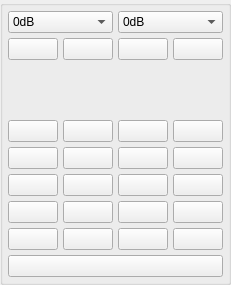
    <widget class="QGroupBox" name="groupBox_3">
     <property name="title">
      <string/>
     </property>
     <layout class="QGridLayout" name="gridLayout">
      <property name="leftMargin">
       <number>5</number>
      </property>
      <property name="topMargin">
       <number>5</number>
      </property>
      <property name="rightMargin">
       <number>5</number>
      </property>
      <property name="bottomMargin">
       <number>5</number>
      </property>
      <property name="spacing">
       <number>5</number>
      </property>
      <item row="0" column="0" colspan="2">
       <widget class="QComboBox" name="micgain_1">
        <property name="minimumSize">
         <size>
          <width>0</width>
          <height>1</height>
         </size>
        </property>
        <property name="focusPolicy">
         <enum>Qt::NoFocus</enum>
        </property>
        <item>
         <property name="text">
          <string>0dB</string>
         </property>
        </item>
        <item>
         <property name="text">
          <string>8dB</string>
         </property>
        </item>
        <item>
         <property name="text">
          <string>12dB</string>
         </property>
        </item>
        <item>
         <property name="text">
          <string>15dB</string>
         </property>
        </item>
        <item>
         <property name="text">
          <string>18dB</string>
         </property>
        </item>
        <item>
         <property name="text">
          <string>24dB</string>
         </property>
        </item>
        <item>
         <property name="text">
          <string>30dB</string>
         </property>
        </item>
        <item>
         <property name="text">
          <string>36dB</string>
         </property>
        </item>
       </widget>
      </item>
      <item row="0" column="2" colspan="2">
       <widget class="QComboBox" name="micgain_2">
        <property name="minimumSize">
         <size>
          <width>0</width>
          <height>1</height>
         </size>
        </property>
        <property name="focusPolicy">
         <enum>Qt::NoFocus</enum>
        </property>
        <item>
         <property name="text">
          <string>0dB</string>
         </property>
        </item>
        <item>
         <property name="text">
          <string>8dB</string>
         </property>
        </item>
        <item>
         <property name="text">
          <string>12dB</string>
         </property>
        </item>
        <item>
         <property name="text">
          <string>15dB</string>
         </property>
        </item>
        <item>
         <property name="text">
          <string>18dB</string>
         </property>
        </item>
        <item>
         <property name="text">
          <string>24dB</string>
         </property>
        </item>
        <item>
         <property name="text">
          <string>30dB</string>
         </property>
        </item>
        <item>
         <property name="text">
          <string>36dB</string>
         </property>
        </item>
       </widget>
      </item>
      <item row="1" column="0">
       <widget class="QPushButton" name="micphantom_1">
        <property name="minimumSize">
         <size>
          <width>0</width>
          <height>1</height>
         </size>
        </property>
        <property name="focusPolicy">
         <enum>Qt::NoFocus</enum>
        </property>
        <property name="text">
         <string/>
        </property>
        <property name="checkable">
         <bool>true</bool>
        </property>
       </widget>
      </item>
      <item row="1" column="1">
       <widget class="QPushButton" name="micphantom_2">
        <property name="minimumSize">
         <size>
          <width>0</width>
          <height>1</height>
         </size>
        </property>
        <property name="focusPolicy">
         <enum>Qt::NoFocus</enum>
        </property>
        <property name="text">
         <string/>
        </property>
        <property name="checkable">
         <bool>true</bool>
        </property>
       </widget>
      </item>
      <item row="1" column="2">
       <widget class="QPushButton" name="micphantom_3">
        <property name="minimumSize">
         <size>
          <width>0</width>
          <height>1</height>
         </size>
        </property>
        <property name="focusPolicy">
         <enum>Qt::NoFocus</enum>
        </property>
        <property name="text">
         <string/>
        </property>
        <property name="checkable">
         <bool>true</bool>
        </property>
       </widget>
      </item>
      <item row="1" column="3">
       <widget class="QPushButton" name="micphantom_4">
        <property name="minimumSize">
         <size>
          <width>0</width>
          <height>1</height>
         </size>
        </property>
        <property name="focusPolicy">
         <enum>Qt::NoFocus</enum>
        </property>
        <property name="text">
         <string/>
        </property>
        <property name="checkable">
         <bool>true</bool>
        </property>
       </widget>
      </item>
      <item row="3" column="0">
       <widget class="QPushButton" name="AIn1_Channel_Mute">
        <property name="minimumSize">
         <size>
          <width>0</width>
          <height>1</height>
         </size>
        </property>
        <property name="focusPolicy">
         <enum>Qt::NoFocus</enum>
        </property>
        <property name="text">
         <string/>
        </property>
        <property name="checkable">
         <bool>true</bool>
        </property>
       </widget>
      </item>
      <item row="3" column="1">
       <widget class="QPushButton" name="AIn2_Channel_Mute">
        <property name="minimumSize">
         <size>
          <width>0</width>
          <height>1</height>
         </size>
        </property>
        <property name="focusPolicy">
         <enum>Qt::NoFocus</enum>
        </property>
        <property name="text">
         <string/>
        </property>
        <property name="checkable">
         <bool>true</bool>
        </property>
       </widget>
      </item>
      <item row="3" column="2">
       <widget class="QPushButton" name="AIn3_Channel_Mute">
        <property name="minimumSize">
         <size>
          <width>0</width>
          <height>1</height>
         </size>
        </property>
        <property name="focusPolicy">
         <enum>Qt::NoFocus</enum>
        </property>
        <property name="text">
         <string/>
        </property>
        <property name="checkable">
         <bool>true</bool>
        </property>
       </widget>
      </item>
      <item row="3" column="3">
       <widget class="QPushButton" name="AIn4_Channel_Mute">
        <property name="minimumSize">
         <size>
          <width>0</width>
          <height>1</height>
         </size>
        </property>
        <property name="focusPolicy">
         <enum>Qt::NoFocus</enum>
        </property>
        <property name="text">
         <string/>
        </property>
        <property name="checkable">
         <bool>true</bool>
        </property>
       </widget>
      </item>
      <item row="4" column="0">
       <widget class="QPushButton" name="xover_1">
        <property name="minimumSize">
         <size>
          <width>0</width>
          <height>1</height>
         </size>
        </property>
        <property name="focusPolicy">
         <enum>Qt::NoFocus</enum>
        </property>
        <property name="text">
         <string/>
        </property>
       </widget>
      </item>
      <item row="4" column="1">
       <widget class="QPushButton" name="xover_2">
        <property name="minimumSize">
         <size>
          <width>0</width>
          <height>1</height>
         </size>
        </property>
        <property name="focusPolicy">
         <enum>Qt::NoFocus</enum>
        </property>
        <property name="text">
         <string/>
        </property>
       </widget>
      </item>
      <item row="4" column="2">
       <widget class="QPushButton" name="xover_3">
        <property name="minimumSize">
         <size>
          <width>0</width>
          <height>1</height>
         </size>
        </property>
        <property name="focusPolicy">
         <enum>Qt::NoFocus</enum>
        </property>
        <property name="text">
         <string/>
        </property>
       </widget>
      </item>
      <item row="4" column="3">
       <widget class="QPushButton" name="xover_4">
        <property name="minimumSize">
         <size>
          <width>0</width>
          <height>1</height>
         </size>
        </property>
        <property name="focusPolicy">
         <enum>Qt::NoFocus</enum>
        </property>
        <property name="text">
         <string/>
        </property>
       </widget>
      </item>
      <item row="5" column="0">
       <widget class="QPushButton" name="dyn_1">
        <property name="minimumSize">
         <size>
          <width>0</width>
          <height>1</height>
         </size>
        </property>
        <property name="focusPolicy">
         <enum>Qt::NoFocus</enum>
        </property>
        <property name="text">
         <string/>
        </property>
       </widget>
      </item>
      <item row="5" column="1">
       <widget class="QPushButton" name="dyn_2">
        <property name="minimumSize">
         <size>
          <width>0</width>
          <height>1</height>
         </size>
        </property>
        <property name="focusPolicy">
         <enum>Qt::NoFocus</enum>
        </property>
        <property name="text">
         <string/>
        </property>
       </widget>
      </item>
      <item row="5" column="2">
       <widget class="QPushButton" name="dyn_3">
        <property name="minimumSize">
         <size>
          <width>0</width>
          <height>1</height>
         </size>
        </property>
        <property name="focusPolicy">
         <enum>Qt::NoFocus</enum>
        </property>
        <property name="text">
         <string/>
        </property>
       </widget>
      </item>
      <item row="5" column="3">
       <widget class="QPushButton" name="dyn_4">
        <property name="minimumSize">
         <size>
          <width>0</width>
          <height>1</height>
         </size>
        </property>
        <property name="focusPolicy">
         <enum>Qt::NoFocus</enum>
        </property>
        <property name="text">
         <string/>
        </property>
       </widget>
      </item>
      <item row="6" column="0">
       <widget class="QPushButton" name="eq_1">
        <property name="minimumSize">
         <size>
          <width>0</width>
          <height>1</height>
         </size>
        </property>
        <property name="focusPolicy">
         <enum>Qt::NoFocus</enum>
        </property>
        <property name="text">
         <string/>
        </property>
       </widget>
      </item>
      <item row="6" column="1">
       <widget class="QPushButton" name="eq_2">
        <property name="minimumSize">
         <size>
          <width>0</width>
          <height>1</height>
         </size>
        </property>
        <property name="focusPolicy">
         <enum>Qt::NoFocus</enum>
        </property>
        <property name="text">
         <string/>
        </property>
       </widget>
      </item>
      <item row="6" column="2">
       <widget class="QPushButton" name="eq_3">
        <property name="minimumSize">
         <size>
          <width>0</width>
          <height>1</height>
         </size>
        </property>
        <property name="focusPolicy">
         <enum>Qt::NoFocus</enum>
        </property>
        <property name="text">
         <string/>
        </property>
       </widget>
      </item>
      <item row="6" column="3">
       <widget class="QPushButton" name="eq_4">
        <property name="minimumSize">
         <size>
          <width>0</width>
          <height>1</height>
         </size>
        </property>
        <property name="focusPolicy">
         <enum>Qt::NoFocus</enum>
        </property>
        <property name="text">
         <string/>
        </property>
       </widget>
      </item>
      <item row="7" column="0">
       <widget class="QPushButton" name="phase_1">
        <property name="minimumSize">
         <size>
          <width>0</width>
          <height>1</height>
         </size>
        </property>
        <property name="focusPolicy">
         <enum>Qt::NoFocus</enum>
        </property>
        <property name="text">
         <string/>
        </property>
        <property name="checkable">
         <bool>true</bool>
        </property>
       </widget>
      </item>
      <item row="7" column="1">
       <widget class="QPushButton" name="phase_2">
        <property name="minimumSize">
         <size>
          <width>0</width>
          <height>1</height>
         </size>
        </property>
        <property name="focusPolicy">
         <enum>Qt::NoFocus</enum>
        </property>
        <property name="text">
         <string/>
        </property>
        <property name="checkable">
         <bool>true</bool>
        </property>
       </widget>
      </item>
      <item row="7" column="2">
       <widget class="QPushButton" name="phase_3">
        <property name="minimumSize">
         <size>
          <width>0</width>
          <height>1</height>
         </size>
        </property>
        <property name="focusPolicy">
         <enum>Qt::NoFocus</enum>
        </property>
        <property name="text">
         <string/>
        </property>
        <property name="checkable">
         <bool>true</bool>
        </property>
       </widget>
      </item>
      <item row="7" column="3">
       <widget class="QPushButton" name="phase_4">
        <property name="minimumSize">
         <size>
          <width>0</width>
          <height>1</height>
         </size>
        </property>
        <property name="focusPolicy">
         <enum>Qt::NoFocus</enum>
        </property>
        <property name="text">
         <string/>
        </property>
        <property name="checkable">
         <bool>true</bool>
        </property>
       </widget>
      </item>
      <item row="8" column="0" colspan="4">
       <widget class="QPushButton" name="Mixer">
        <property name="minimumSize">
         <size>
          <width>0</width>
          <height>1</height>
         </size>
        </property>
        <property name="focusPolicy">
         <enum>Qt::NoFocus</enum>
        </property>
        <property name="text">
         <string/>
        </property>
       </widget>
      </item>
      <item row="2" column="0">
       <widget class="ConfigGainWidget" name="gain_1" native="true">
        <property name="minimumSize">
         <size>
          <width>50</width>
          <height>50</height>
         </size>
        </property>
        <property name="MaxValue" stdset="0">
         <double>12.000000000000000</double>
        </property>
        <property name="MinValue" stdset="0">
         <double>-60.000000000000000</double>
        </property>
       </widget>
      </item>
      <item row="2" column="1">
       <widget class="ConfigGainWidget" name="gain_2" native="true">
        <property name="minimumSize">
         <size>
          <width>50</width>
          <height>50</height>
         </size>
        </property>
        <property name="MaxValue" stdset="0">
         <double>12.000000000000000</double>
        </property>
        <property name="MinValue" stdset="0">
         <double>-60.000000000000000</double>
        </property>
       </widget>
      </item>
      <item row="2" column="2">
       <widget class="ConfigGainWidget" name="gain_3" native="true">
        <property name="minimumSize">
         <size>
          <width>50</width>
          <height>50</height>
         </size>
        </property>
        <property name="MaxValue" stdset="0">
         <double>12.000000000000000</double>
        </property>
        <property name="MinValue" stdset="0">
         <double>-60.000000000000000</double>
        </property>
       </widget>
      </item>
      <item row="2" column="3">
       <widget class="ConfigGainWidget" name="gain_4" native="true">
        <property name="minimumSize">
         <size>
          <width>50</width>
          <height>50</height>
         </size>
        </property>
        <property name="MaxValue" stdset="0">
         <double>12.000000000000000</double>
        </property>
        <property name="MinValue" stdset="0">
         <double>-60.000000000000000</double>
        </property>
       </widget>
      </item>
     </layout>
    </widget>
